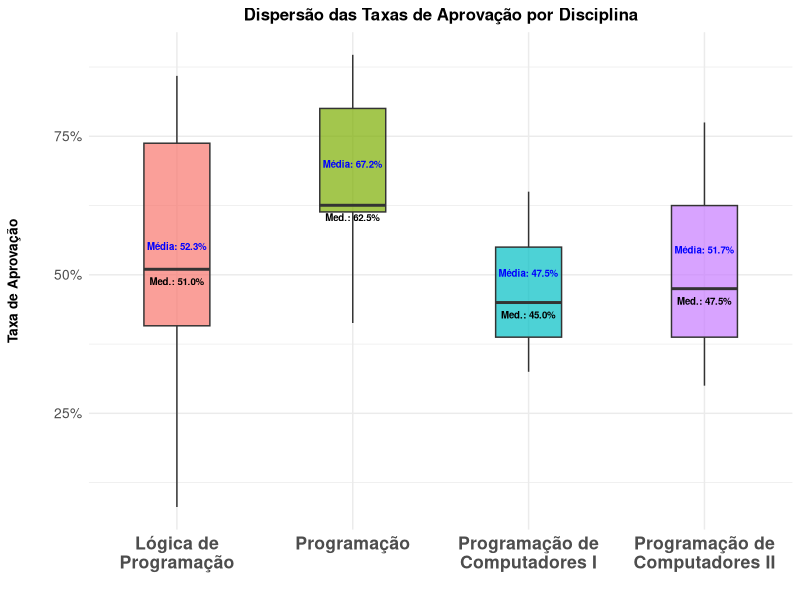
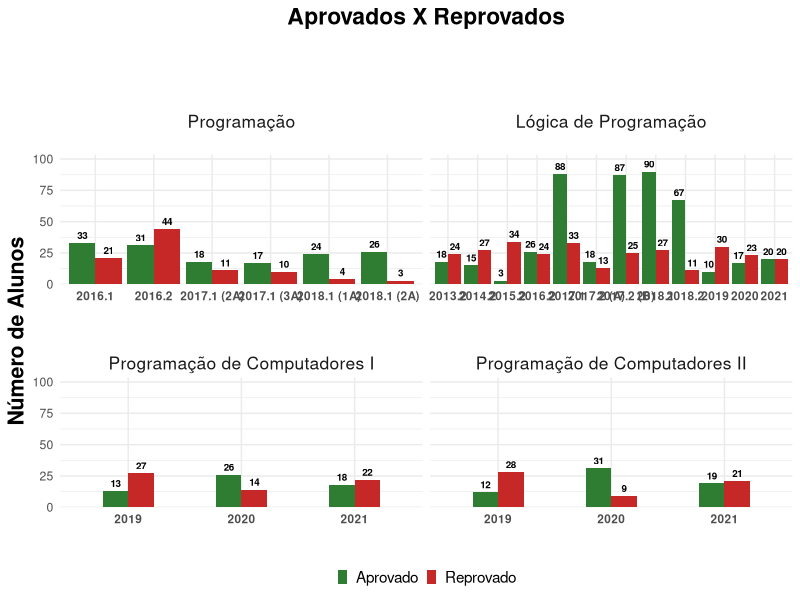

R code for these plots, in order:
# Instale os pacotes caso não os tenha: install.packages(c("tidyverse", "scales"))
library(tidyverse)
library(scales)

# Força o RStudio a reconhecer acentuação em sistemas Windows/Unificados
Sys.setlocale("LC_ALL", "pt_BR.UTF-8") 

# ==============================================================================
# 1. CARREGAMENTO DOS DADOS (CORRIGIDO PARA LATIN1/WINDOWS)
# ==============================================================================
dados_brutos <- read_delim(
  "Dados_TCC_grafico.csv", 
  delim = ";", 
  locale = locale(encoding = "Latin1"), 
  show_col_types = FALSE
)

# Selecionando, renomeando as colunas e padronizando os nomes das disciplinas
dados_disciplinas <- dados_brutos %>%
  select(
    Disciplina = Disciplinas,
    Ingresso,
    Iniciante,
    Aprovado,
    Reprovado,
    Taxa_Aprovacao_Texto = `Taxa de Aprovacao`,
    Taxa_Reprovacao_Texto = `Taxa de Reprovacao`
  ) %>%
  filter(!is.na(Disciplina)) %>%
  mutate(Disciplina = str_trim(Disciplina)) %>%
  mutate(Disciplina = str_replace(Disciplina, "Programação em Computadores", "Programação de Computadores"))

# ==============================================================================
# 2. LIMPEZA, TRATAMENTO E TIPAGEM DE DADOS
# ==============================================================================
dados_limpos <- dados_disciplinas %>%
  mutate(
    Taxa_Aprovacao = as.numeric(str_replace(str_remove(Taxa_Aprovacao_Texto, "%"), ",", ".")) / 100,
    Taxa_Reprovacao = as.numeric(str_replace(str_remove(Taxa_Reprovacao_Texto, "%"), ",", ".")) / 100
  )

# Resumo da Mediana E Média (para o texto do Boxplot)
dados_resumo_boxplot <- dados_limpos %>%
  group_by(Disciplina) %>%
  summarise(
    Media = mean(Taxa_Aprovacao, na.rm = TRUE),
    Mediana = median(Taxa_Aprovacao, na.rm = TRUE)
  )

# ==============================================================================
# 3. GERAÇÃO DOS GRÁFICOS
# ==============================================================================

# --- GRÁFICO 1: Boxplot ---
grafico_boxplot <- ggplot(dados_limpos, aes(x = Disciplina, y = Taxa_Aprovacao, fill = Disciplina)) +
  
  geom_boxplot(width = 0.375, alpha = 0.7, outlier.colour = "red", outlier.size = 2) +
  
  # ALTERADO: Tamanho da Média igualado ao da Mediana (de 1.75 para 2.45)
  geom_text(data = dados_resumo_boxplot, 
            aes(x = Disciplina, y = Media, label = paste0("Média: ", percent(Media, accuracy = 0.1))), 
            color = "blue", size = 2.45, vjust = -1.5, fontface = "bold", inherit.aes = FALSE) +
  
  geom_text(data = dados_resumo_boxplot, 
            aes(x = Disciplina, y = Mediana, label = paste0("Med.: ", percent(Mediana, accuracy = 0.1))), 
            color = "black", size = 2.45, vjust = 2.0, fontface = "bold", inherit.aes = FALSE) +
  
  scale_y_continuous(labels = percent_format(accuracy = 1)) +
  scale_x_discrete(labels = function(x) str_wrap(x, width = 15), expand = c(0, 0.5)) + 
  theme_minimal() +
  
  labs(
    title = "Dispersão das Taxas de Aprovação por Disciplina",
    subtitle = NULL, 
    y = "Taxa de Aprovação\n\n", 
    x = ""
  ) +
  
  theme(
    legend.position = "none", 
    plot.title = element_text(hjust = 0.5, size = rel(1.1), face = "bold"),
    axis.title.y = element_text(size = rel(0.9), face = "bold"), 
    
    # ALTERADO: Textos do eixo Y aumentados em 50% (de rel(0.75) para rel(1.125))
    axis.text.y = element_text(size = rel(1.125)),                 
    
    # ALTERADO: Textos do eixo X aumentados em 50% (de 8.5 para 12.75)
    axis.text.x = element_text(size = 12.75, angle = 0, hjust = 0.5, face = "bold") 
  )

print(grafico_boxplot)


# --- GRÁFICO 2: Barras Agrupadas Unificadas ---
dados_barras <- dados_limpos %>%
  select(Disciplina, Ingresso, Aprovado, Reprovado) %>%
  pivot_longer(cols = c("Aprovado", "Reprovado"), names_to = "Status", values_to = "Quantidade") %>%
  mutate(
    Disciplina_Rotulo = case_when(
      str_detect(Disciplina, "L.gica|gica") ~ "Lógica de Programação",
      str_detect(Disciplina, "Computadores I$") ~ "\n\nProgramação de Computadores I",
      str_detect(Disciplina, "Computadores II$") ~ "\n\nProgramação de Computadores II",
      TRUE ~ "Programação"
    )
  ) %>%
  mutate(Disciplina_Rotulo = factor(Disciplina_Rotulo, levels = c(
    "Programação", "Lógica de Programação", 
    "\n\nProgramação de Computadores I", "\n\nProgramação de Computadores II"
  )))

grafico_barras <- ggplot(mapping = aes(x = Ingresso, y = Quantidade, fill = Status)) +
  
  geom_bar(
    data = dados_barras %>% filter(!str_detect(Disciplina, "Computadores")),
    stat = "identity", position = position_dodge(width = 0.9), width = 0.9
  ) +
  geom_text(
    data = dados_barras %>% filter(!str_detect(Disciplina, "Computadores")),
    aes(label = Quantidade), 
    position = position_dodge(width = 0.9), 
    vjust = -0.5, 
    size = 2.5, fontface = "bold", color = "black" 
  ) +
  
  geom_bar(
    data = dados_barras %>% filter(str_detect(Disciplina, "Computadores")),
    stat = "identity", position = position_dodge(width = 0.45), width = 0.45
  ) +
  geom_text(
    data = dados_barras %>% filter(str_detect(Disciplina, "Computadores")),
    aes(label = Quantidade), 
    position = position_dodge(width = 0.45), 
    vjust = -0.5, 
    size = 2.5, fontface = "bold", color = "black" 
  ) +
  
  facet_wrap(~Disciplina_Rotulo, scales = "free_x") +
  scale_fill_manual(values = c("Aprovado" = "#2E7D32", "Reprovado" = "#C62828")) +
  scale_y_continuous(expand = expansion(mult = c(0, 0.15))) + 
  theme_minimal() +
  
  labs(
    title = "Aprovados X Reprovados\n\n", 
    y = "Número de Alunos",
    x = "",
    fill = NULL 
  ) +
  
  theme(
    legend.position = "bottom",
    legend.key.width = unit(3, "mm"),
    legend.key.height = unit(3, "mm"),
    
    strip.text = element_text(size = 12.58, face = "plain"),                      
    plot.title = element_text(hjust = 0.5, size = rel(1.5), face = "bold"),       
    axis.text.x = element_text(size = 8.5, angle = 0, hjust = 0.5, face = "bold"),
    axis.text.y = element_text(size = rel(1.0)),                                  
    axis.title.y = element_text(size = rel(1.4), face = "bold"),                  
    legend.text = element_text(size = rel(1.0))                                   
  )

print(grafico_barras)
